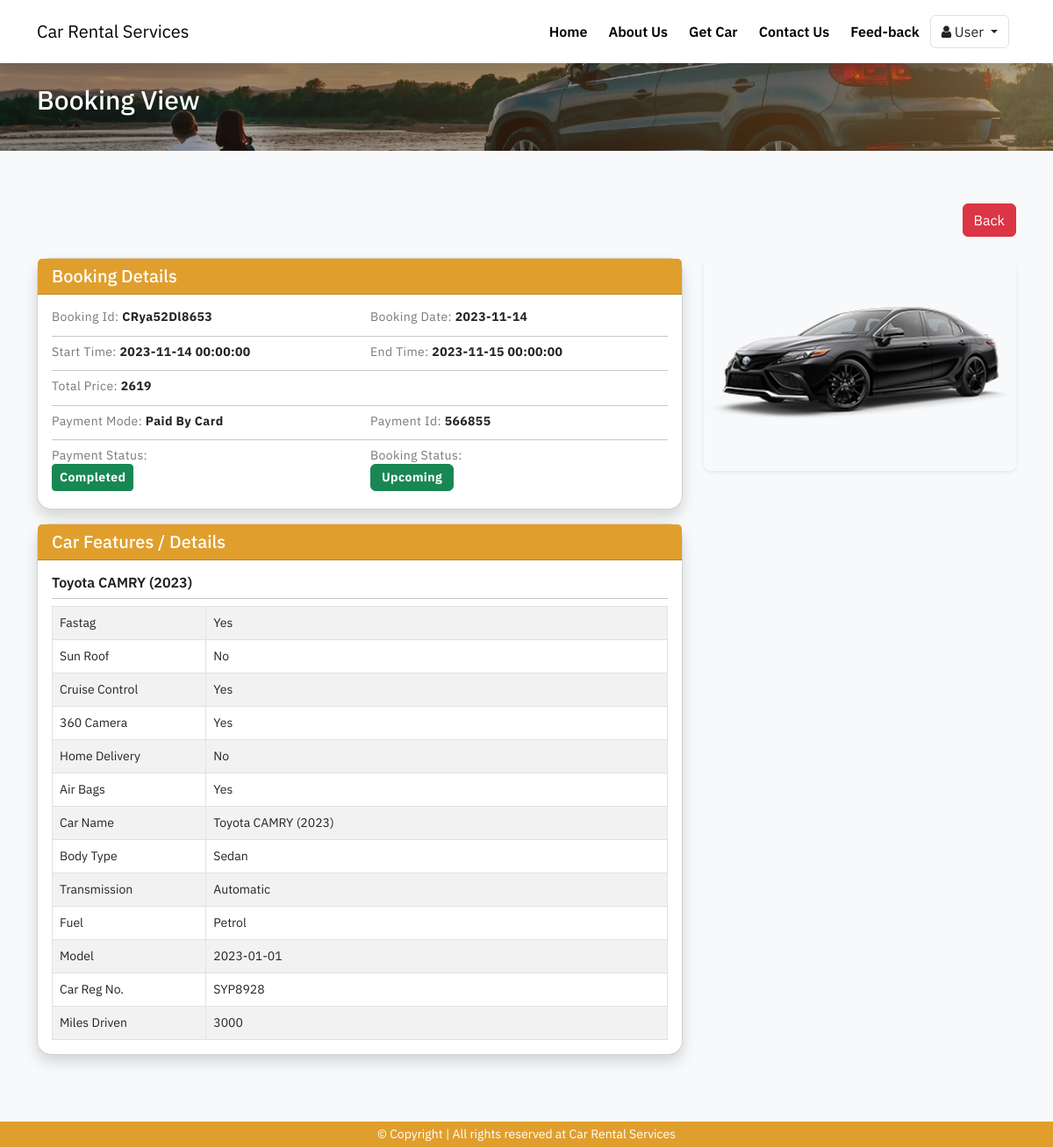
Page /my-booking-view.php?booking-id=CRya52Dl8653 (signed in) on the committed database.
### tables this page shows
CREATE TABLE `web_settings` (
  `id` int(11) UNSIGNED NOT NULL,
  `title` varchar(255) NOT NULL,
  `url` varchar(255) DEFAULT NULL,
  `description` varchar(1000) DEFAULT NULL,
  `logo` varchar(100) DEFAULT NULL,
  `address` varchar(500) DEFAULT NULL,
  `email1` varchar(100) DEFAULT NULL,
  `email2` varchar(100) DEFAULT NULL,
  `phone1` varchar(15) DEFAULT NULL,
  `phone2` varchar(15) DEFAULT NULL
);

CREATE TABLE `bookings` (
  `id` int(10) UNSIGNED NOT NULL,
  `booking_no` varchar(100) NOT NULL,
  `user_id` int(11) NOT NULL,
  `car_id` int(11) NOT NULL,
  `start_date` datetime NOT NULL,
  `end_date` datetime NOT NULL,
  `total_price` int(11) NOT NULL,
  `booking_date` date NOT NULL,
  `payment_mode` varchar(191) NOT NULL COMMENT 'cash payment, upi,card',
  `payment_status` varchar(191) NOT NULL COMMENT 'completed, refunded, pending',
  `payment_id` varchar(191) DEFAULT NULL,
  `cancel_status` tinyint(1) NOT NULL DEFAULT 0,
  `cancel_reason` varchar(500) DEFAULT NULL COMMENT 'user cancelled, car not available',
  `booking_status` varchar(50) NOT NULL DEFAULT 'booked' COMMENT 'booked, live, completed'
);

CREATE TABLE `cars` (
  `id` int(11) UNSIGNED NOT NULL,
  `brand_id` int(11) NOT NULL,
  `body_type_id` int(11) NOT NULL,
  `name` varchar(255) NOT NULL,
  `car_cid` varchar(20) NOT NULL COMMENT 'car custom id',
  `car_reg_no` varchar(50) DEFAULT NULL,
  `model` date NOT NULL,
  `transmission` varchar(100) DEFAULT NULL,
  `fuel` varchar(100) DEFAULT NULL,
  `seating_capacity` varchar(50) DEFAULT NULL,
  `fastag` tinyint(1) DEFAULT 0,
  `kms_driven` varchar(100) DEFAULT NULL,
  `sun_roof` tinyint(1) NOT NULL,
  `cruise_control` tinyint(1) NOT NULL,
  `360_camera` tinyint(1) NOT NULL,
  `price_per_hour` varchar(100) DEFAULT NULL,
  `home_delivery` tinyint(1) NOT NULL,
  `airbags` tinyint(1) NOT NULL,
  `description` mediumtext NOT NULL,
  `image` varchar(100) DEFAULT NULL,
  `status` tinyint(1) DEFAULT 0 COMMENT '0=show,1=hide'
);

CREATE TABLE `body_types` (
  `id` int(11) UNSIGNED NOT NULL,
  `name` varchar(100) NOT NULL,
  `slug` varchar(150) NOT NULL,
  `image` varchar(100) DEFAULT NULL,
  `status` tinyint(1) NOT NULL DEFAULT 0 COMMENT '0=shown,1=hide',
  `created_at` date DEFAULT current_timestamp()
);

### config/function.php (called while the page is built, shortened)
<?php
require 'dbcon.php';
function validate($inputData){
    global $conn;
    $validatedData = mysqli_real_escape_string($conn,$inputData);
    return trim($validatedData);
}
function getById($tableName, $id){
    global $conn;
    $table = mysqli_real_escape_string($conn, $tableName);
    $id = mysqli_real_escape_string($conn, $id);
    $query = "SELECT * FROM $table WHERE id='$id' LIMIT 1";
    $result = mysqli_query($conn, $query);
    if($result){
        if(mysqli_num_rows($result) == 1){
            $row = mysqli_fetch_array($result, MYSQLI_ASSOC);
            $response = [
                'status' => 200,
                'data' => $row
            ];
            return $response;
        }else{
            $response = [
                'status' => 404,
                'message' => 'No Data Found'
            ];
            return $response;
        }
    }else{
        $response = [
            'status' => 500,
            'message' => 'Something Went Wrong!'
        ];
        return $response;
    }
}
function webSetting($string){
    $setting = getById('web_settings',1);
    if($setting['status'] == 200){
        return $setting['data'][$string];
    }
}
?>

### my-booking-view.php (the view, shortened to what this page needs)
<?php
include('includes/header.php');
?>
<div class="banner py-4">
    <div class="container">
        <h4 class="banner-heading mb-3">Booking View</h4>
    </div>
</div>
<div class="section bg-light">
    <div class="container">
        <div class="row justify-content-center">
        <?php
            if(isset($_GET['booking-id']))
            {
                if($_GET['booking-id'] != ''){
                    $bookingId = validate($_GET['booking-id']);
                }else{
                    return false;
                }
            }
        ?>
        <?php
        $userId = validate($_SESSION['loggedInUser']['user_id']);
        $bookingQuery = "SELECT * FROM bookings WHERE booking_no='$bookingId' AND user_id='$userId' LIMIT 1";
        $booking = mysqli_query($conn, $bookingQuery);
        if($booking)
        {
            if(mysqli_num_rows($booking) > 0)
            {
                $booking = mysqli_fetch_array($booking, MYSQLI_ASSOC);
                $carId = $booking['car_id'];
                $car = getById('cars',$carId);
                $bodyTypeId = $car['data']['body_type_id'];
                $bodyType = getById('body_types',$bodyTypeId);
        ?>
            <div class="col-md-12 mb-4">
                <a href="my-bookings.php" class="btn btn-danger float-end">Back</a>
            </div>
            <div class="col-md-8 mb-3">
                <div class="card shadow rounded-4 mb-3">
                    <div class="card-header">
                        <h5 class="mb-0">Booking Details</h5>
                    </div>
                    <div class="card-body">
                        <div class="row">
                            <div class="col-md-6">
                                <p class="title-sm fs-14 mb-1"> Booking Id: <span class="text-dark fw-bold"> <?=$booking['booking_no'];?></span> </p>
                            </div>
                            <div class="col-md-6">
                                <p class="title-sm fs-14 mb-1"> Booking Date: <span class="text-dark fw-bold"> <?=$booking['booking_date'];?></span> </p>
                            </div>
                            <div class="col-md-12">
                                <hr class="my-2">
                            </div>
                            <div class="col-md-6">
                                <p class="title-sm fs-14 mb-1"> Start Time: <span class="text-dark fw-bold"> <?=$booking['start_date'];?></span> </p>
                            </div>
                            <div class="col-md-6">
                                <p class="title-sm fs-14 mb-1"> End Time: <span class="text-dark fw-bold"> <?=$booking['end_date'];?></span> </p>
                            </div>
                            <div class="col-md-12">
                                <hr class="my-2">
                            </div>
                            <div class="col-md-12">
                                <p class="title-sm fs-14 mb-1"> Total Price: <span class="text-dark fw-bold"> <?=$booking['total_price'];?></span> </p>
                            </div>
                            <div class="col-md-12">
                                <hr class="my-2">
                            </div>
                            <div class="col-md-6">
                                <p class="title-sm fs-14 mb-1"> Payment Mode: <span class="text-dark fw-bold"> <?=$booking['payment_mode'];?></span> </p>
                            </div>
                            <div class="col-md-6">
                                <p class="title-sm fs-14 mb-1"> Payment Id: <span class="text-dark fw-bold"> <?=$booking['payment_id'];?></span> </p>
                            </div>
                            <div class="col-md-12">
                                <hr class="my-2">
                            </div>
                            <div class="col-md-6">
                                <p class="title-sm fs-14 mb-1">
                                    Payment Status: <br/>
                                    <?php
                                    if($booking['payment_status'] == 'completed'){
                                        echo '<span class="btn btn-success btn-sm text-white py-1 fs-14 fw-bold">Completed</span>';
                                    }elseif($booking['booking_status'] == 'pending'){
                                        echo '<span class="btn btn-danger text-white py-1 fs-14 fw-bold">Pending</span>';
                                    }else{
                                        echo '<span class="btn btn-info py-1 text-white fs-14 fw-bold">Refunded</span>';
                                    }
                                    ?>
                                </p>
                            </div>
                            <div class="col-md-6">
                                <p class="title-sm fs-14 mb-1">
                                    Booking Status:
                                    <br/>
                                    <?php
                                    if($booking['booking_status'] == 'booked'){
                                        echo '<span class="btn btn-success text-white py-1 fs-14 fw-bold">Upcoming</span>';
                                    }elseif($booking['booking_status'] == 'completed'){
                                        echo '<span class="btn btn-info text-white py-1 fs-14 fw-bold">Completed</span>';
                                    }elseif($booking['booking_status'] == 'cancelled'){
                                        echo '<span class="btn btn-danger text-white py-1 fs-14 fw-bold">Cancelled</span>';
                                    }else{
                                        echo '<span class="btn btn-warning py-1 text-white fs-14 fw-bold">Live</span>';
                                    }
                                    ?>
                                </p>
                            </div>
                        </div>
                    </div>
                </div>
                <div class="card shadow rounded-4">
                    <div class="card-header">
                        <h5 class="mb-0">Car Features / Details</h5>
                    </div>
                    <div class="card-body">
                        <h5 class="car-card-title"><?=$car['data']['name'];?></h5>
                        <hr class="my-2">
                        <table class="table fs-14 table-striped table-bordered mb-0">
                            <tbody>
                                <tr>
                                    <td class="w-25">Fastag</td>
                                    <td><?=$car['data']['fastag'] == true ? 'Yes':'No';?></td>
                                </tr>
                                <tr>
                                    <td class="w-25">Sun Roof</td>
                                    <td><?=$car['data']['sun_roof'] == true ? 'Yes':'No';?></td>
                                </tr>
                                <tr>
                                    <td class="w-25">Cruise Control</td>
                                    <td><?=$car['data']['cruise_control'] == true ? 'Yes':'No';?></td>
                                </tr>
                                <tr>
                                    <td class="w-25">360 Camera</td>
                                    <td><?=$car['data']['360_camera'] == true ? 'Yes':'No';?></td>
                                </tr>
                                <tr>
                                    <td class="w-25">Home Delivery</td>
                                    <td><?=$car['data']['home_delivery'] == true ? 'Yes':'No';?></td>
                                </tr>
                                <tr>
                                    <td class="w-25">Air Bags</td>
                                    <td><?=$car['data']['airbags'] == true ? 'Yes':'No';?></td>
                                </tr>
                                <tr>
                                    <td class="w-25">Car Name</td>
                                    <td><?=$car['data']['name'];?></td>
                                </tr>
                                <tr>
                                    <td class="w-25">Body Type</td>
                                    <td><?=$bodyType['data']['name'] ?? '-';?></td>
                                </tr>
                                <tr>
                                    <td class="w-25">Transmission</td>
                                    <td><?=$car['data']['transmission'];?></td>
                                </tr>
                                <tr>
                                    <td class="w-25">Fuel</td>
                                    <td><?=$car['data']['fuel'];?></td>
                                </tr>
                                <tr>
                                    <td class="w-25">Model</td>
                                    <td><?=$car['data']['model'];?></td>
                                </tr>
                                <tr>
                                    <td class="w-25">Car Reg No. </td>
                                    <td><?=$car['data']['car_reg_no'];?></td>
                                </tr>
                                <tr>
                                    <td class="w-25">Miles Driven </td>
                                    <td><?=$car['data']['kms_driven'];?></td>
                                </tr>
                            </tbody>
                        </table>
                    </div>
                </div>
            </div>
            <div class="col-md-4 mb-3">
                <div class="sticky2">
                    <img src="<?=$car['data']['image'] != '' ? $car['data']['image']:"assets/images/no-img.jpg";?>" class="w-100 shadow-sm rounded-3 mb-3" alt="img" />
                </div>
            </div>
        <?php
            }
            else
            {
                ?>
                <div class="col-md-12">
                    <h4>No Booking Found</h4>
                </div>
                <?php
            }
        }
        else
        {
            ?>
            <div class="col-md-12">
                <h4>Something Went Wrong!</h4>
            </div>
            <?php
        }
        ?>
        </div>
    </div>
</div>
<?php include('includes/footer.php'); ?>

### includes/navbar.php (shortened to what this page needs)
<div class="shadow sticky-top">
    <nav class="navbar navbar-expand-lg bg-white">
        <div class="container">
            <a class="navbar-brand" href="index.php">
                <?= webSetting('title'); ?>
            </a>
            <div class="collapse navbar-collapse" id="navbarSupportedContent">
                <ul class="navbar-nav ms-auto mb-2 mb-lg-0">
                    <li class="nav-item">
                        <a class="nav-link active" href="index.php">Home</a>
                    </li>
                    <li class="nav-item">
                        <a class="nav-link" href="about-us.php">About Us</a>
                    </li>
                    <li class="nav-item">
                        <a class="nav-link" href="cars.php">Get Car</a>
                    </li>
                    <li class="nav-item">
                        <a class="nav-link" href="contact-us.php">Contact Us</a>
                    </li>
                    <li class="nav-item">
                        <a class="nav-link" href="feed-back.php">Feed-back</a>
                    </li>
                    <?php
                        if(isset($_SESSION['loggedIn'])){
                            ?>
                            <li class="nav-item dropdown my-auto">
                                <a class="btn border me-2 dropdown-toggle" href="#" role="button" data-bs-toggle="dropdown" aria-expanded="false">
                                    <i class="fa fa-user"></i> <?= $_SESSION['loggedInUser']['name']; ?>
                                </a>
                            </li>
                            <?php
                        }
                        else
                        {
                            ?>
                            <li class="nav-item">
                                <a class="nav-link" href="login.php">Login</a>
                            </li>
                            <?php
                        }
                    ?>
                </ul>
            </div>
        </div>
    </nav>
</div>

### includes/footer.php (shortened to what this page needs)
    <div class="py-1 bg-web">
        <div class="container">
            <p class="mb-0 fs-14 text-white text-center">© Copyright | All rights reserved at <?= webSetting('title') ?? 'Car Rental Services'; ?></p>
        </div>
    </div>
</body>
</html>

### rows in the picture
web_settings: title "Car Rental Services"
bookings: booking_no "CRya52Dl8653", booking_date "2023-11-14", start_date "2023-11-14 00:00:00", end_date "2023-11-15 00:00:00", total_price "2619", payment_mode "Paid By Card", payment "566855"
cars: name "Toyota CAMRY (2023)", transmission "Automatic", fuel "Petrol", model "2023-01-01", car_reg_no "SYP8928", kms_driven "3000", image (picture)
body_types: name "Sedan"

### other values in the picture
$_SESSION['loggedInUser']['name'] "User"
